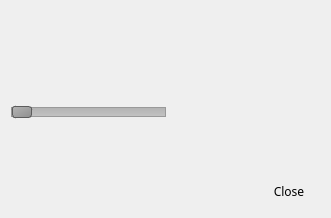
<?xml version="1.0" encoding="UTF-8"?>
<ui version="4.0">
 <class>VSCPTZControl</class>
 <widget class="QDialog" name="VSCPTZControl">
  <property name="windowModality">
   <enum>Qt::NonModal</enum>
  </property>
  <property name="geometry">
   <rect>
    <x>0</x>
    <y>0</y>
    <width>331</width>
    <height>218</height>
   </rect>
  </property>
  <property name="minimumSize">
   <size>
    <width>120</width>
    <height>120</height>
   </size>
  </property>
  <property name="maximumSize">
   <size>
    <width>16777215</width>
    <height>16777215</height>
   </size>
  </property>
  <property name="font">
   <font>
    <family>나눔스퀘어_ac</family>
   </font>
  </property>
  <property name="windowTitle">
   <string>AvocadoNVR</string>
  </property>
  <property name="windowIcon">
   <iconset resource="../velibui.qrc">
    <normaloff>:/action/resources/libuilogoc.png</normaloff>:/action/resources/libuilogoc.png</iconset>
  </property>
  <property name="styleSheet">
   <string notr="true"/>
  </property>
  <property name="modal">
   <bool>true</bool>
  </property>
  <layout class="QVBoxLayout" name="verticalLayout_3">
   <item>
    <layout class="QHBoxLayout" name="horizontalLayout_2">
     <item>
      <layout class="QVBoxLayout" name="verticalLayout_2">
       <item>
        <layout class="QHBoxLayout" name="horizontalLayout">
         <item>
          <layout class="QGridLayout" name="gridLayout">
           <property name="spacing">
            <number>2</number>
           </property>
           <item row="2" column="1">
            <widget class="QPushButton" name="pbDown">
             <property name="minimumSize">
              <size>
               <width>28</width>
               <height>28</height>
              </size>
             </property>
             <property name="maximumSize">
              <size>
               <width>28</width>
               <height>28</height>
              </size>
             </property>
             <property name="font">
              <font>
               <family>나눔스퀘어_ac</family>
              </font>
             </property>
             <property name="styleSheet">
              <string notr="true">QPushButton:hover {
border:none;
color:white;
background-color: rgb(85, 170, 255);}
QPushButton:pressed {
background-color: rgb(200, 200, 200);}</string>
             </property>
             <property name="text">
              <string/>
             </property>
             <property name="icon">
              <iconset resource="../velibui.qrc">
               <normaloff>:/action/resources/ptz-down.png</normaloff>:/action/resources/ptz-down.png</iconset>
             </property>
             <property name="iconSize">
              <size>
               <width>32</width>
               <height>32</height>
              </size>
             </property>
             <property name="flat">
              <bool>true</bool>
             </property>
            </widget>
           </item>
           <item row="0" column="1">
            <widget class="QPushButton" name="pbUp">
             <property name="minimumSize">
              <size>
               <width>28</width>
               <height>28</height>
              </size>
             </property>
             <property name="maximumSize">
              <size>
               <width>28</width>
               <height>28</height>
              </size>
             </property>
             <property name="font">
              <font>
               <family>나눔스퀘어_ac</family>
              </font>
             </property>
             <property name="styleSheet">
              <string notr="true">QPushButton:hover {
border:none;
color:white;
background-color: rgb(85, 170, 255);}
QPushButton:pressed {
background-color: rgb(200, 200, 200);}</string>
             </property>
             <property name="text">
              <string/>
             </property>
             <property name="icon">
              <iconset resource="../velibui.qrc">
               <normaloff>:/action/resources/ptz-up.png</normaloff>:/action/resources/ptz-up.png</iconset>
             </property>
             <property name="iconSize">
              <size>
               <width>32</width>
               <height>32</height>
              </size>
             </property>
             <property name="flat">
              <bool>true</bool>
             </property>
            </widget>
           </item>
           <item row="1" column="0">
            <widget class="QPushButton" name="pbLeft">
             <property name="minimumSize">
              <size>
               <width>28</width>
               <height>28</height>
              </size>
             </property>
             <property name="maximumSize">
              <size>
               <width>28</width>
               <height>28</height>
              </size>
             </property>
             <property name="font">
              <font>
               <family>나눔스퀘어_ac</family>
              </font>
             </property>
             <property name="styleSheet">
              <string notr="true">QPushButton:hover {
border:none;
color:white;
background-color: rgb(85, 170, 255);}
QPushButton:pressed {
background-color: rgb(200, 200, 200);}</string>
             </property>
             <property name="text">
              <string/>
             </property>
             <property name="icon">
              <iconset resource="../velibui.qrc">
               <normaloff>:/action/resources/ptz-left.png</normaloff>:/action/resources/ptz-left.png</iconset>
             </property>
             <property name="iconSize">
              <size>
               <width>32</width>
               <height>32</height>
              </size>
             </property>
             <property name="flat">
              <bool>true</bool>
             </property>
            </widget>
           </item>
           <item row="1" column="2">
            <widget class="QPushButton" name="pbRight">
             <property name="minimumSize">
              <size>
               <width>28</width>
               <height>28</height>
              </size>
             </property>
             <property name="maximumSize">
              <size>
               <width>28</width>
               <height>28</height>
              </size>
             </property>
             <property name="font">
              <font>
               <family>나눔스퀘어_ac</family>
              </font>
             </property>
             <property name="styleSheet">
              <string notr="true">QPushButton:hover {
border:none;
color:white;
background-color: rgb(85, 170, 255);}
QPushButton:pressed {
background-color: rgb(200, 200, 200);}</string>
             </property>
             <property name="text">
              <string/>
             </property>
             <property name="icon">
              <iconset resource="../velibui.qrc">
               <normaloff>:/action/resources/ptz-right.png</normaloff>:/action/resources/ptz-right.png</iconset>
             </property>
             <property name="iconSize">
              <size>
               <width>28</width>
               <height>28</height>
              </size>
             </property>
             <property name="flat">
              <bool>true</bool>
             </property>
            </widget>
           </item>
          </layout>
         </item>
         <item>
          <layout class="QVBoxLayout" name="verticalLayout">
           <item>
            <widget class="QPushButton" name="pbZoomin">
             <property name="minimumSize">
              <size>
               <width>28</width>
               <height>28</height>
              </size>
             </property>
             <property name="maximumSize">
              <size>
               <width>28</width>
               <height>28</height>
              </size>
             </property>
             <property name="font">
              <font>
               <family>나눔스퀘어_ac</family>
              </font>
             </property>
             <property name="styleSheet">
              <string notr="true">QPushButton:hover {
border:none;
color:white;
background-color: rgb(85, 170, 255);}
QPushButton:pressed {
background-color: rgb(200, 200, 200);}</string>
             </property>
             <property name="text">
              <string/>
             </property>
             <property name="icon">
              <iconset resource="../velibui.qrc">
               <normaloff>:/action/resources/ptzzoomin.png</normaloff>:/action/resources/ptzzoomin.png</iconset>
             </property>
             <property name="iconSize">
              <size>
               <width>28</width>
               <height>28</height>
              </size>
             </property>
             <property name="flat">
              <bool>true</bool>
             </property>
            </widget>
           </item>
           <item>
            <widget class="QPushButton" name="pbZoomout">
             <property name="minimumSize">
              <size>
               <width>28</width>
               <height>28</height>
              </size>
             </property>
             <property name="maximumSize">
              <size>
               <width>28</width>
               <height>28</height>
              </size>
             </property>
             <property name="font">
              <font>
               <family>나눔스퀘어_ac</family>
              </font>
             </property>
             <property name="styleSheet">
              <string notr="true">QPushButton:hover {
border:none;
color:white;
background-color: rgb(85, 170, 255);}
QPushButton:pressed {
background-color: rgb(200, 200, 200);}</string>
             </property>
             <property name="text">
              <string/>
             </property>
             <property name="icon">
              <iconset resource="../velibui.qrc">
               <normaloff>:/action/resources/ptzzoomout.png</normaloff>:/action/resources/ptzzoomout.png</iconset>
             </property>
             <property name="iconSize">
              <size>
               <width>28</width>
               <height>28</height>
              </size>
             </property>
             <property name="flat">
              <bool>true</bool>
             </property>
            </widget>
           </item>
          </layout>
         </item>
        </layout>
       </item>
       <item>
        <widget class="QSlider" name="speedControl">
         <property name="font">
          <font>
           <family>나눔스퀘어_ac</family>
          </font>
         </property>
         <property name="autoFillBackground">
          <bool>false</bool>
         </property>
         <property name="styleSheet">
          <string notr="true">QSlider::groove:horizontal {
border: 1px solid #999999;
height: 8px; /* the groove expands to the size of the slider by default. by giving it a height, it has a fixed size */
background: qlineargradient(x1:0, y1:0, x2:0, y2:1, stop:0 #B1B1B1, stop:1 #c4c4c4);
}
QSlider::handle:horizontal {
background: qlineargradient(x1:0, y1:0, x2:1, y2:1, stop:0 #b4b4b4, stop:1 #8f8f8f);
border: 1px solid #5c5c5c;
width: 18px;
margin: -2px 0; /* handle is placed by default on the contents rect of the groove. Expand outside the groove */
border-radius: 3px;
}</string>
         </property>
         <property name="minimum">
          <number>1</number>
         </property>
         <property name="maximum">
          <number>100</number>
         </property>
         <property name="singleStep">
          <number>1</number>
         </property>
         <property name="orientation">
          <enum>Qt::Horizontal</enum>
         </property>
         <property name="invertedAppearance">
          <bool>false</bool>
         </property>
         <property name="invertedControls">
          <bool>false</bool>
         </property>
         <property name="tickPosition">
          <enum>QSlider::NoTicks</enum>
         </property>
        </widget>
       </item>
      </layout>
     </item>
     <item>
      <spacer name="horizontalSpacer">
       <property name="orientation">
        <enum>Qt::Horizontal</enum>
       </property>
       <property name="sizeHint" stdset="0">
        <size>
         <width>40</width>
         <height>20</height>
        </size>
       </property>
      </spacer>
     </item>
    </layout>
   </item>
   <item>
    <spacer name="verticalSpacer">
     <property name="orientation">
      <enum>Qt::Vertical</enum>
     </property>
     <property name="sizeHint" stdset="0">
      <size>
       <width>20</width>
       <height>40</height>
      </size>
     </property>
    </spacer>
   </item>
   <item>
    <layout class="QHBoxLayout" name="_2">
     <property name="spacing">
      <number>6</number>
     </property>
     <property name="leftMargin">
      <number>0</number>
     </property>
     <property name="topMargin">
      <number>0</number>
     </property>
     <property name="rightMargin">
      <number>0</number>
     </property>
     <property name="bottomMargin">
      <number>0</number>
     </property>
     <item>
      <spacer>
       <property name="orientation">
        <enum>Qt::Horizontal</enum>
       </property>
       <property name="sizeHint" stdset="0">
        <size>
         <width>131</width>
         <height>31</height>
        </size>
       </property>
      </spacer>
     </item>
     <item>
      <widget class="QPushButton" name="pbClose">
       <property name="minimumSize">
        <size>
         <width>62</width>
         <height>32</height>
        </size>
       </property>
       <property name="maximumSize">
        <size>
         <width>62</width>
         <height>32</height>
        </size>
       </property>
       <property name="font">
        <font>
         <family>나눔스퀘어_ac</family>
        </font>
       </property>
       <property name="autoFillBackground">
        <bool>false</bool>
       </property>
       <property name="styleSheet">
        <string notr="true">QPushButton { 
background-image: url(:/action/resources/libuibutton.png);}
QPushButton:hover {
background-image: url(:/action/resources/libuibuttonhover.png);}
QPushButton:pressed {
background-image: url(:/action/resources/libuibuttonpress.png);}</string>
       </property>
       <property name="text">
        <string>Close</string>
       </property>
       <property name="iconSize">
        <size>
         <width>0</width>
         <height>0</height>
        </size>
       </property>
       <property name="autoDefault">
        <bool>false</bool>
       </property>
       <property name="flat">
        <bool>true</bool>
       </property>
      </widget>
     </item>
    </layout>
   </item>
  </layout>
 </widget>
 <resources>
  <include location="../velibui.qrc"/>
 </resources>
 <connections>
  <connection>
   <sender>pbClose</sender>
   <signal>clicked()</signal>
   <receiver>VSCPTZControl</receiver>
   <slot>reject()</slot>
   <hints>
    <hint type="sourcelabel">
     <x>369</x>
     <y>253</y>
    </hint>
    <hint type="destinationlabel">
     <x>179</x>
     <y>282</y>
    </hint>
   </hints>
  </connection>
 </connections>
</ui>
